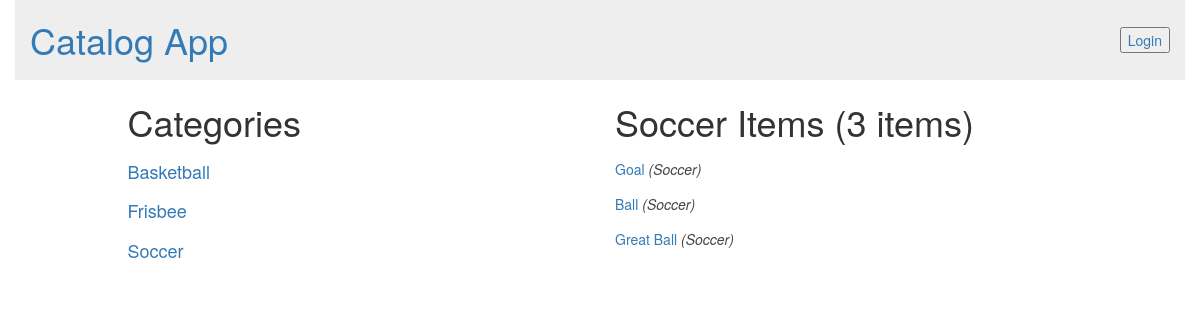
/catalog/Soccer, run on the app's committed database.
### app/database_setup.py (models this page shows, shortened)
class Category(Base):
    __tablename__ = 'category'
    id = Column(Integer, primary_key=True)
    name = Column(String(250), nullable=False)
    user_id = Column(Integer, ForeignKey('user.id'))
    user = relationship(User)
    created_at = Column(DateTime, default=datetime.datetime.now)

class Item(Base):
    __tablename__ = 'item'
    name = Column(String(80), nullable=False)
    id = Column(Integer, primary_key=True)
    description = Column(String(250))
    category_id = Column(Integer, ForeignKey('category.id'))
    category = relationship(Category)
    user_id = Column(Integer, ForeignKey('user.id'))
    user = relationship(User)
    created_at = Column(DateTime, default=datetime.datetime.now)

### app/views.py (the view)
@app.route('/catalog/<category>')
def showCategory(category):
    categories = session.query(Category).order_by(asc(Category.name))
    category = session.query(Category).filter_by(name=category).one()
    items = session.query(Item).filter_by(
        category_id=category.id).order_by(desc(Item.created_at))
    user = userIsLoggedIn()
    return render_template('category.html',
                           categories=categories,
                           selected_category=category,
                           items=items,
                           user=user)

### app/helper.py (called while the page is built)
def userIsLoggedIn():
    if 'username' not in login_session:
        return False
    else:
        return True

### app/templates/category.html (shortened to what this page needs)
{% extends "main.html" %}
{% block content %}
    <div class="row content">
        <div class="col-md-1"></div>
        <div class="col-md-4 padding-none">
        <h1>Categories</h1>
        {% for category in categories %}
            <a href = "{{url_for('showCategory', category = category.name)}}">
                <div class="row">
                        <div class="col-md-10 restaurant-list">
                            <h4>{{category.name}}</h4>
                        </div>
                </div>
            </a>
        {% endfor %}
        </div>
        <div class="col-md-1 divider"></div>
        <div class="col-md-6">
        <h1>{{ selected_category.name }} Items ({{ items.count() }} items)</h1>
        {% for item in items %}
            <a href = "{{url_for('showItem', category = item.category.name , item = item.name)}}">
                <div class="row">
                        <div class="col-md-10">
                            <h5>{{item.name}} <span class="metaInfo">({{item.category.name}})</span></h5>
                        </div>
                </div>
            </a>
        {% endfor %}
        <br>
        <br>
        </div>
    </div>
{% endblock %}

### app/static/styles.css (style rules this page uses)
.metaInfo { color: #444444; font-style: italic; }

### data on the page
Category: name "Basketball"
Category: name "Frisbee"
Category: name "Soccer"
Item: name "Goal", category.name "Soccer"
Item: name "Ball", category.name "Soccer"
Item: name "Great Ball", category.name "Soccer"

### other printed values
{{ items.count() }} "3"
